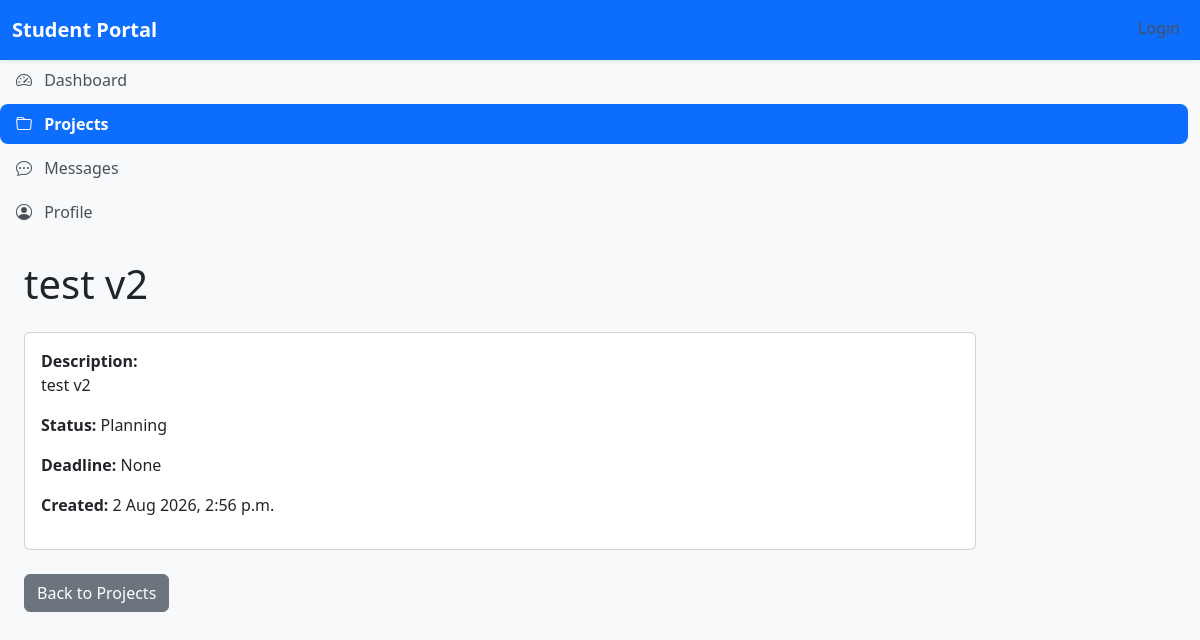
The app's page /projects/4/, older data.
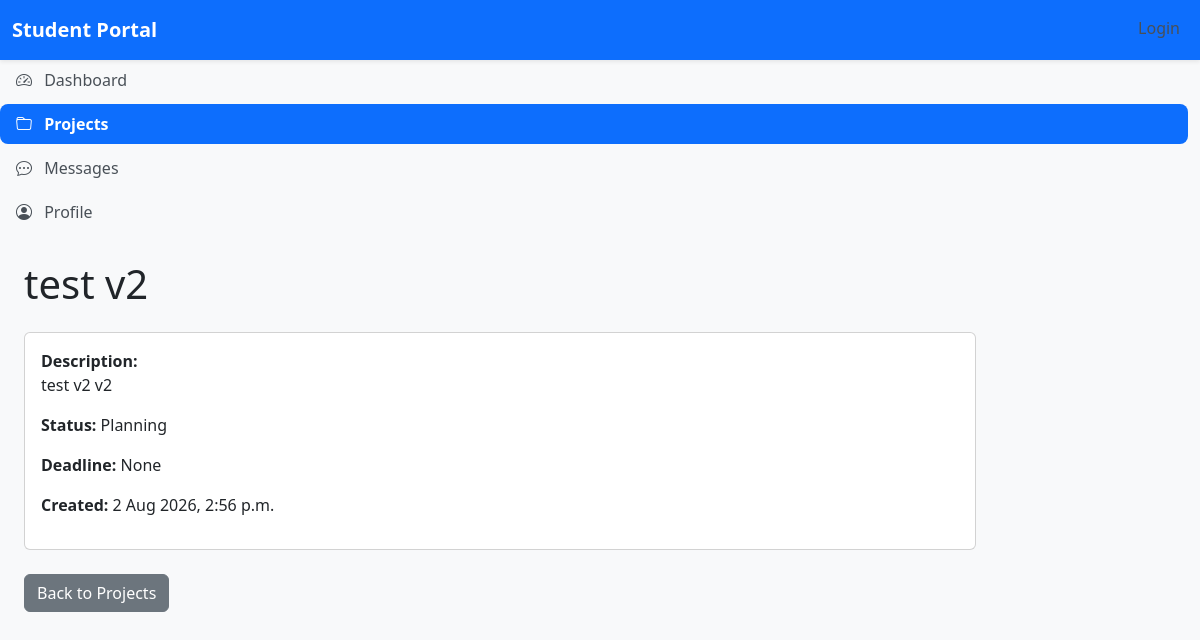
The same page, newer data.
### projects/models.py (models this page shows, shortened)
class Project(models.Model):
    class Status(models.TextChoices):
        PLANNING = 'PL', "Planning"
        ACTIVE = "AC", "Active"
        COMPLETED = "CO", "Completed"
    title = models.CharField(max_length=200)
    description = models.TextField(
        blank=True
    )
    owner = models.ForeignKey(
        settings.AUTH_USER_MODEL,
        on_delete=models.CASCADE,
        related_name="owned_projects",
    )
    status = models.CharField(
        max_length=2,
        choices=Status.choices,
        default=Status.PLANNING,
    )
    deadline = models.DateField(
        null=True,
        blank=True,
    )
    created_at = models.DateTimeField(
        auto_now_add=True,
    )
    class Meta:
        ordering = ["-created_at"]

### projects/views.py (the view)
# urls.py: path("<int:pk>/", views.project_detail, name="detail"),
def project_detail(request, pk):
    project = get_object_or_404(
        Project,
        pk=pk,
    )
    return render(
        request,
        "projects/project_detail.html",
        {
            "project": project,
        },
    )

### projects/templates/projects/project_detail.html (shortened to what this page needs)
{% extends "base.html" %}
{% block content %}
<h1 class="mb-4">
    {{ project.title }}
</h1>
<div class="card">
    <div class="card-body">
        <p>
            <strong>Description:</strong><br>
            {{ project.description }}
        </p>
        <p>
            <strong>Status:</strong>
            {{ project.get_status_display }}
        </p>
        <p>
            <strong>Deadline:</strong>
            {{ project.deadline }}
        </p>
        <p>
            <strong>Created:</strong>
            {{ project.created_at }}
        </p>
    </div>
</div>
<div class="mt-4">
    <a
        href="{% url 'projects:list' %}"
        class="btn btn-secondary">
        Back to Projects
    </a>
</div>
{% endblock %}

Row changes from the older to the newer data that the page shows:
changed Project "test v2": description "test v2" → "test v2 v2"
